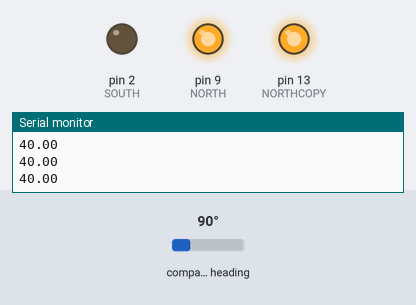
A sketch run on a simulated Arduino Uno, built with avr-gcc and run on an emulated ATmega328P. Shown: output pins drawn as LEDs (lit = HIGH), the last lines printed to the serial monitor. The inputs (shaded band) are chosen by the test bench; at power-on: compass heading 90°.

Above: at 1.2 s.
1.3 s: compass heading set to 176°
2.8 s: compass heading set to 182°
At 3.3 s:
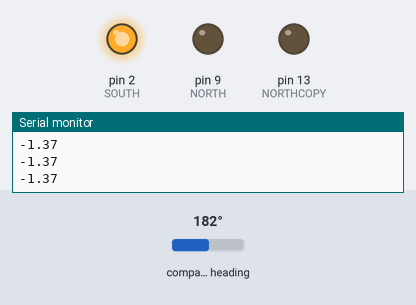
4.3 s: compass heading set to 7°
At 5.5 s:
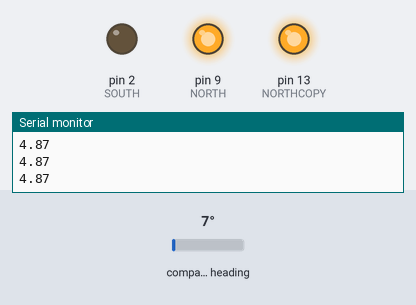
5.8 s: compass heading set to 180°
At 6.8 s:
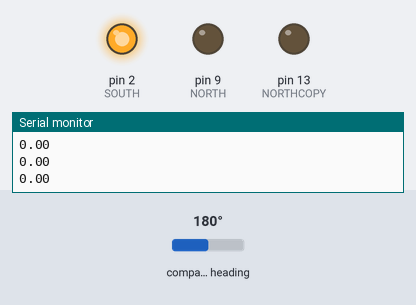
Timing chart, 0 to 8.3 s (numbered marks = the images above; inputs shaded):
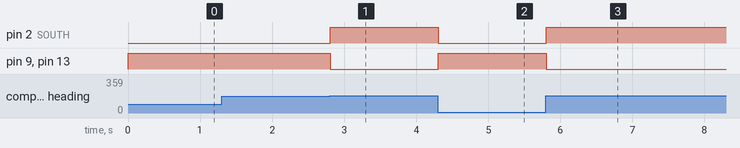

The sketch:

compass.ino
```cpp
//Simple N/S compass
//HMC5883L in A4 (SDA), A5 (SCL)
//LED-Resistors in 2 (south), 8 (north)


#include <Wire.h>
#include <Adafruit_Sensor.h>
#include <Adafruit_HMC5883_U.h>
#define NORTHCOPY 13
#define NORTH 9
#define SOUTH 2

Adafruit_HMC5883_Unified mag = Adafruit_HMC5883_Unified(12345);

void setup(void){
  pinMode(NORTHCOPY, OUTPUT);
  pinMode(NORTH, OUTPUT);
  pinMode(SOUTH, OUTPUT);
  Serial.begin(9600);
  mag.begin();
}

void loop(void)
{
  /* Get a new sensor event */
  sensors_event_t event;
  mag.getEvent(&event);

  if (event.magnetic.y > 0){
    digitalWrite(NORTHCOPY, HIGH);
    digitalWrite(NORTH, HIGH);
    digitalWrite(SOUTH, LOW);
  } else {
    digitalWrite(NORTHCOPY, LOW);
    digitalWrite(NORTH, LOW);
    digitalWrite(SOUTH, HIGH);
  }
  Serial.println(event.magnetic.y);

  delay(10);
}
```

Measured:
- the behaviour switches between 179 and 180° on compass heading (found by bisection; images 0 and 1)
- after the input at 2.8 s, pin 2 (SOUTH): LOW → HIGH at once; pin 9 (NORTH), pin 13 (NORTHCOPY): HIGH → LOW at once
- after the input at 4.3 s, pin 2 (SOUTH): HIGH → LOW at once; pin 9 (NORTH), pin 13 (NORTHCOPY): LOW → HIGH at once
- after the input at 5.8 s, pin 2 (SOUTH): LOW → HIGH at once; pin 9 (NORTH), pin 13 (NORTHCOPY): HIGH → LOW at once
